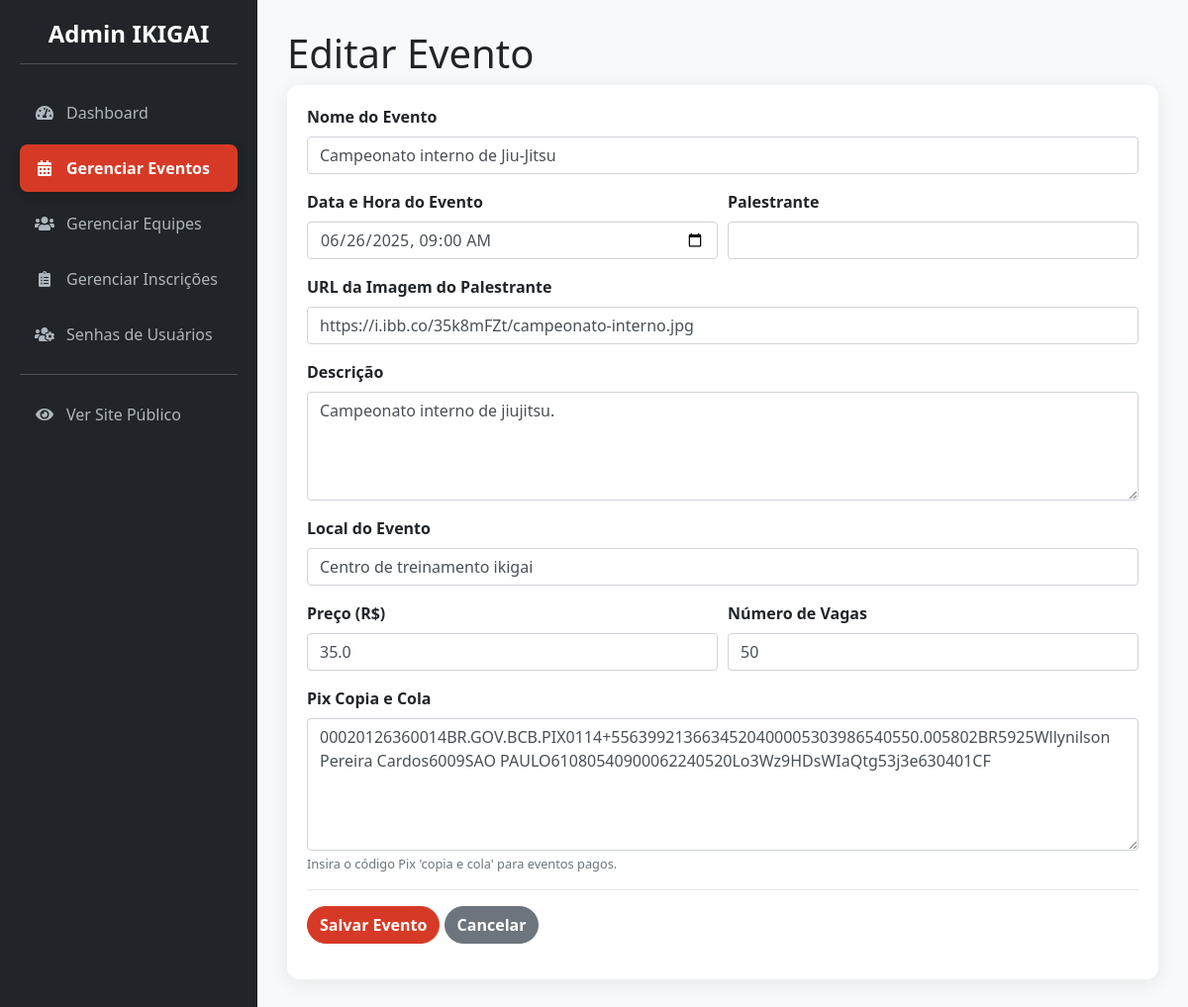
The app's page /admin/eventos/editar/2 (signed in) with its own data.
### app/models.py (models this page shows, shortened)
class Evento(db.Model):
    __tablename__ = 'eventos'
    id = db.Column(db.Integer, primary_key=True)
    nome_evento = db.Column(db.String(200), nullable=False)
    data_hora_evento = db.Column(db.DateTime, nullable=False)
    palestrante = db.Column(db.String(100))
    imagem_palestrante = db.Column(db.String(300), nullable=True) # URL para a imagem
    descricao = db.Column(db.Text)
    local_evento = db.Column(db.String(200))
    preco = db.Column(db.Float, default=0.0)
    numero_vagas = db.Column(db.Integer, nullable=False)
    pix_copia_e_cola = db.Column(db.Text, nullable=True)  # Campo para o Pix
    inscricoes = db.relationship('Inscricao', backref='evento', lazy=True)

### app/admin/routes.py (the view, shortened to what this page needs)
@bp.route('/eventos/editar/<int:evento_id>', methods=['GET', 'POST'])
@login_required
def editar_evento(evento_id):
    evento = Evento.query.get_or_404(evento_id)
    form = EventoForm(obj=evento)
    return render_template('admin/admin_form_evento.html', titulo_form="Editar Evento", form=form)

### app/admin/forms.py
class EventoForm(FlaskForm):
    nome_evento = StringField('Nome do Evento', validators=[DataRequired(), Length(max=200)])
    data_hora_evento = DateTimeLocalField('Data e Hora do Evento', format='%Y-%m-%dT%H:%M', validators=[DataRequired()])
    palestrante = StringField('Palestrante', validators=[Optional(), Length(max=100)])
    imagem_palestrante = StringField('URL da Imagem do Palestrante',
                                     validators=[Optional(), URL(message="Por favor, insira uma URL válida.")])
    descricao = TextAreaField('Descrição', validators=[Optional()])
    local_evento = StringField('Local do Evento', validators=[Optional(), Length(max=200)])
    preco = FloatField('Preço (R$)', default=0.0, validators=[Optional(), NumberRange(min=0)])
    numero_vagas = IntegerField('Número de Vagas', validators=[DataRequired(), NumberRange(min=0)])
    pix_copia_e_cola = TextAreaField('Pix Copia e Cola',
                                     validators=[Optional()],
                                     description="Insira o código Pix 'copia e cola' para eventos pagos.")
    submit = SubmitField('Salvar Evento')

### app/__init__.py (called while the page is built)
@login_manager.user_loader
def load_user(user_id):
    return models.User.query.get(int(user_id))

### app/admin/routes.py (called while the page is built)
@bp.before_request
def before_request_handler():
    if current_app.config.get('DEBUG') and not current_user.is_authenticated:
        user = User.query.first()
        if user:
            login_user(user)

### app/templates/admin/admin_form_evento.html (shortened to what this page needs)
{% extends 'admin/admin_base.html' %}
{% block page_title %}{{ titulo_form }}{% endblock %}
{% block content %}
<div class="card">
    <div class="card-body">
        <form method="POST" novalidate>
            {{ form.hidden_tag() }} <div class="form-group">
                {{ form.nome_evento.label(class="font-weight-bold") }}
                {{ form.nome_evento(class="form-control" + (" is-invalid" if form.nome_evento.errors else "")) }}
            </div>
            <div class="form-row">
                <div class="form-group col-md-6">
                    {{ form.data_hora_evento.label(class="font-weight-bold") }}
                    {{ form.data_hora_evento(class="form-control") }}
                </div>
                <div class="form-group col-md-6">
                    {{ form.palestrante.label(class="font-weight-bold") }}
                    {{ form.palestrante(class="form-control") }}
                </div>
            </div>
            <div class="form-group">
                {{ form.imagem_palestrante.label(class="font-weight-bold") }}
                {{ form.imagem_palestrante(class="form-control", placeholder="https://exemplo.com/imagem.jpg") }}
            </div>
            <div class="form-group">
                {{ form.descricao.label(class="font-weight-bold") }}
                {{ form.descricao(class="form-control", rows=4) }}
            </div>
            <div class="form-group">
                {{ form.local_evento.label(class="font-weight-bold") }}
                {{ form.local_evento(class="form-control") }}
            </div>
            <div class="form-row">
                <div class="form-group col-md-6">
                    {{ form.preco.label(class="font-weight-bold") }}
                    {{ form.preco(class="form-control") }}
                </div>
                <div class="form-group col-md-6">
                    {{ form.numero_vagas.label(class="font-weight-bold") }}
                    {{ form.numero_vagas(class="form-control") }}
                </div>
            </div>
            <div class="form-group">
                {{ form.pix_copia_e_cola.label(class="font-weight-bold") }}
                {{ form.pix_copia_e_cola(class="form-control", rows=5, placeholder="Cole aqui a chave Pix gerada pelo seu banco...") }}
                {% if form.pix_copia_e_cola.description %}<small class="form-text text-muted">{{ form.pix_copia_e_cola.description }}</small>{% endif %}
            </div>
            <hr>
            <div class="form-group">
                {{ form.submit(class="btn btn-primary") }}
                <a href="{{ url_for('admin.gerenciar_eventos') }}" class="btn btn-secondary">Cancelar</a>
            </div>
        </form>
    </div>
</div>
{% endblock %}

### app/static/css/admin_styles.css (style rules this page uses)
:root { --primary-red: rgb(214, 58, 38); --dark-red: rgb(180, 45, 28); --admin-bg: #f8f9fa; --sidebar-bg: #212529; --sidebar-link-color: #adb5bd; --sidebar-link-hover-color: #fff; --shadow: 0 4px 20px rgba(0, 0, 0, 0.08); --border-radius: 12px; --font-family: 'Segoe UI', Tahoma, Geneva, Verdana, sans-serif; }
body { background-color: var(--admin-bg); font-family: var(--font-family); }
.card { border-radius: var(--border-radius); border: none; box-shadow: var(--shadow); }
.btn { border-radius: 25px; font-weight: 600; }
.btn-primary { background-color: var(--primary-red); border-color: var(--primary-red); }

### records on screen
Evento: nome_evento "Campeonato interno de Jiu-Jitsu", data_hora_evento "06/26/2025 09:00", imagem_palestrante "https://i.ibb.co/35k8mFZt/campeonato-interno.jpg", descricao "Campeonato interno de jiujitsu.", local_evento "Centro de treinamento ikigai", preco "35.0", numero_vagas "50", pix_copia_e_cola "00020126360014BR.GOV.BCB.PIX0114+5563992136634520400005303986540550.005802BR5925Wllynilson Pereira Cardos6009SAO PAULO61080540900062240520Lo3Wz9HDsWIaQtg53j3e630401CF"

### other values on screen
{{ titulo_form }} "Editar Evento"
